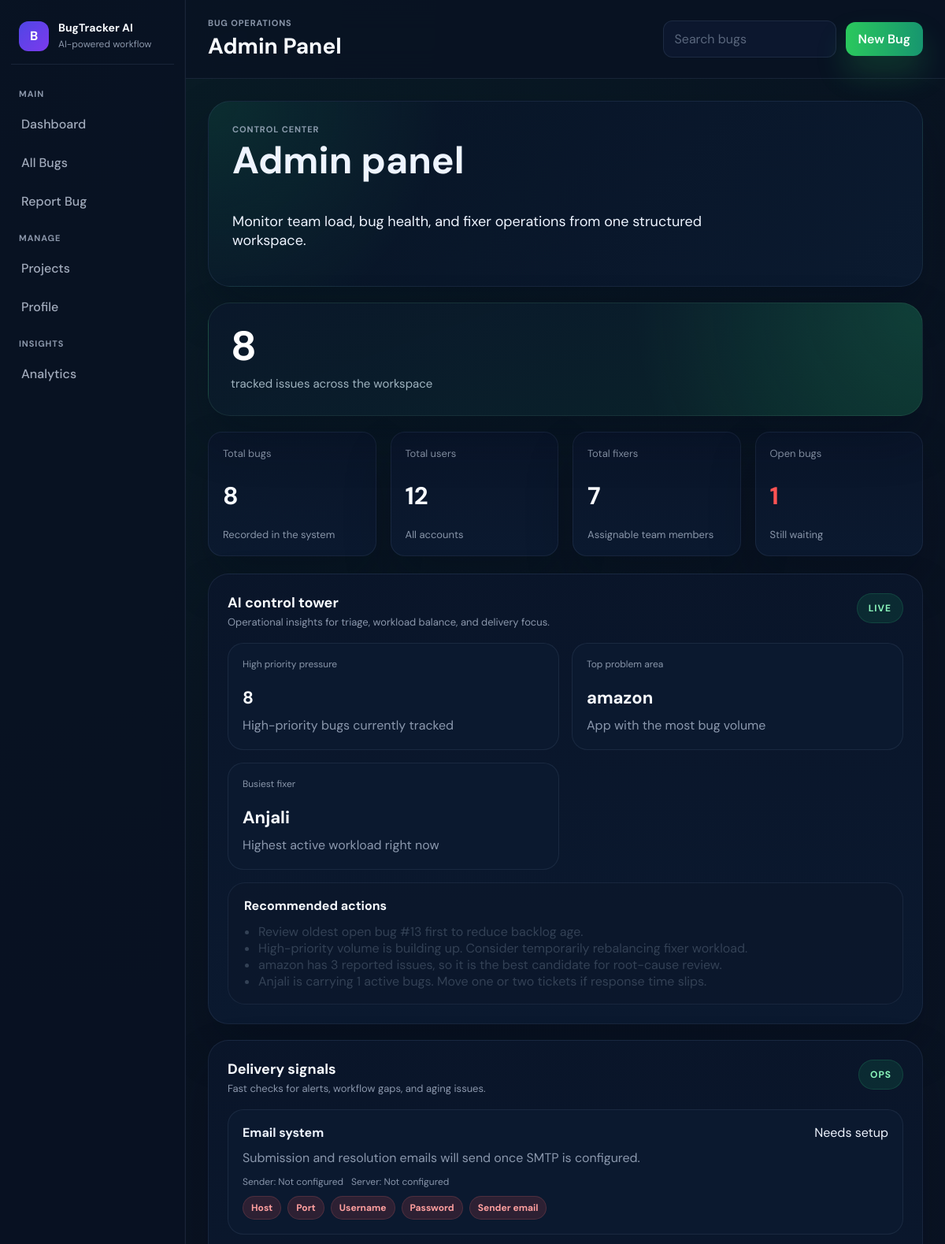
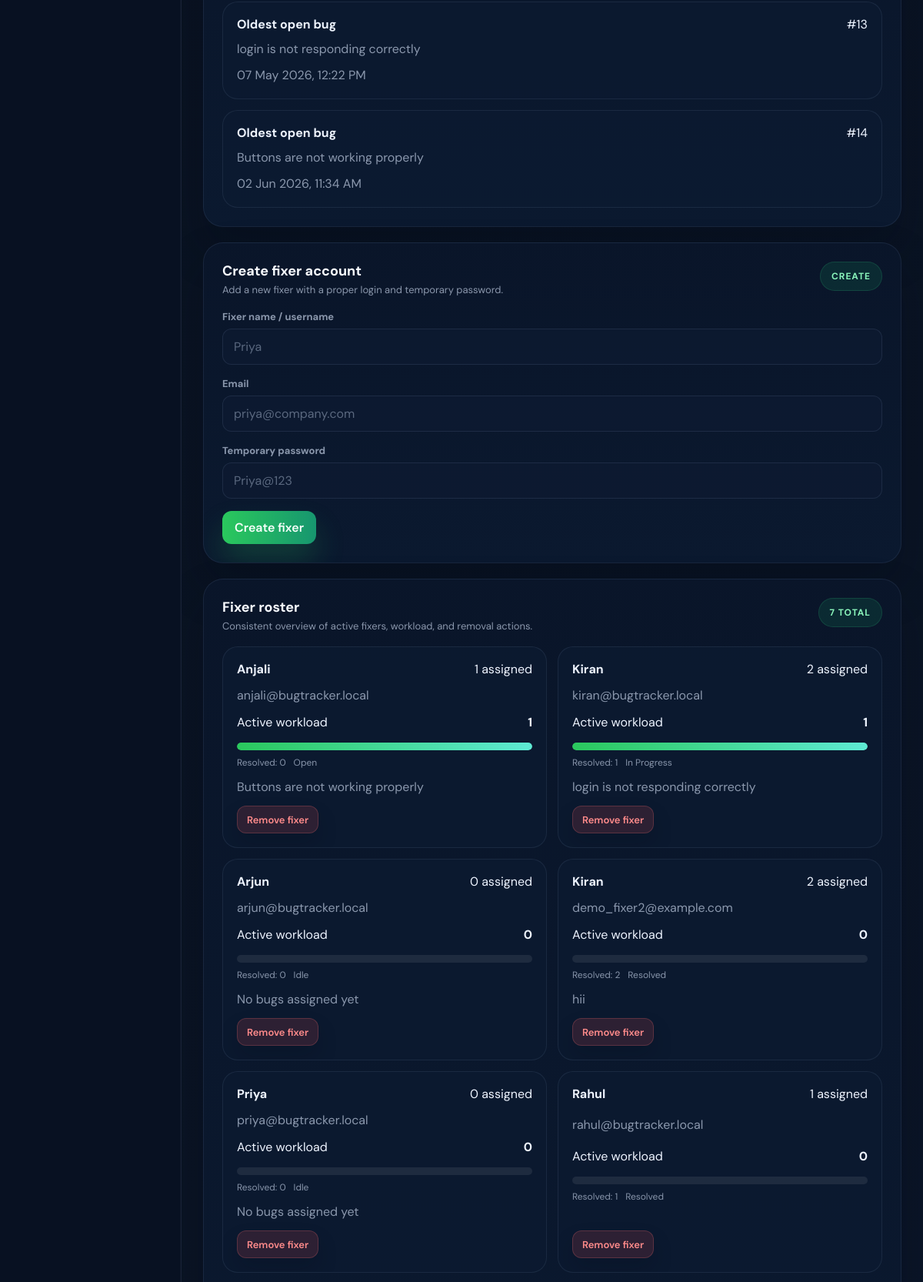
The app's page /admin (signed in, upper part) with its own data (2 pictures, top to bottom).
### tables this page shows
CREATE TABLE bugs (
        id INTEGER PRIMARY KEY AUTOINCREMENT,
        title TEXT,
        description TEXT,
        priority TEXT,
        status TEXT,
        assigned_to TEXT,
        created_at TEXT
    , reporter TEXT, app_name TEXT, steps TEXT, expected_result TEXT, actual_result TEXT, contact TEXT, resolution_note TEXT, fixed_at TEXT, screenshot_path TEXT, ai_summary TEXT, ai_priority TEXT, ai_suspected_cause TEXT, ai_fix_plan TEXT, ai_repro_steps TEXT, ai_resolution_summary TEXT);

CREATE TABLE users (
        id INTEGER PRIMARY KEY AUTOINCREMENT,
        username TEXT UNIQUE,
        password TEXT
    , email TEXT, role TEXT DEFAULT 'user');

### app.py (the view, shortened to what this page needs)
@app.route("/admin", methods=["GET", "POST"])
def admin_panel():
    if not is_logged_in():
        return redirect(url_for("login"))
    if not is_admin():
        flash("Only admin accounts can access the admin panel.", "error")
        return redirect(url_for("dashboard"))
    bugs = get_all_bugs()
    users = get_all_users()
    fixers = get_fixers()
    fixer_workload = Counter(bug["assigned_to"] for bug in bugs if bug["assigned_to"])
    smtp_status = build_smtp_status()
    return render_template(
        "admin.html",
        bugs=bugs,
        users=users,
        fixers=fixers,
        fixer_summaries=build_fixer_summaries(fixers, bugs),
        total_bugs=len(bugs),
        total_users=len(users),
        total_fixers=len(fixers),
        open_bugs=len([bug for bug in bugs if bug["status"] == "Open"]),
        in_progress_bugs=len([bug for bug in bugs if bug["status"] == "In Progress"]),
        resolved_bugs=len([bug for bug in bugs if bug["status"] in ("Resolved", "Closed")]),
        active_page="admin",
        ai_insights=build_admin_ai_insights(bugs),
        email_configured=smtp_is_configured(),
        smtp_status=smtp_status,
        fixer_workload=fixer_workload
    )

### app.py (called while the page is built)
def is_logged_in():
    return "user" in session

def is_admin():
    return session.get("role") == "admin"

def format_display_name(username):
    if not username:
        return "Unassigned"
    if username in DISPLAY_NAME_MAP:
        return DISPLAY_NAME_MAP[username]
    cleaned = str(username).replace("_", " ").strip()
    return cleaned

def format_role_label(role):
    labels = {
        "admin": "Admin",
        "fixer": "Fixer",
        "user": "Reporter",
    }
    return labels.get(role, str(role).title())

@app.context_processor
def inject_display_helpers():
    return {
        "display_name": format_display_name,
        "role_label": format_role_label,
    }

def smtp_is_configured():
    return all([
        app.config["SMTP_HOST"],
        app.config["SMTP_PORT"],
        app.config["SMTP_USERNAME"],
        app.config["SMTP_PASSWORD"],
        app.config["SMTP_SENDER_EMAIL"]
    ])

def build_smtp_status():
    required_fields = [
        ("Host", app.config["SMTP_HOST"]),
        ("Port", app.config["SMTP_PORT"]),
        ("Username", app.config["SMTP_USERNAME"]),
        ("Password", app.config["SMTP_PASSWORD"]),
        ("Sender email", app.config["SMTP_SENDER_EMAIL"]),
    ]
    missing = [label for label, value in required_fields if not value]
    return {
        "configured": len(missing) == 0,
        "sender": app.config["SMTP_SENDER_EMAIL"] or "Not configured",
        "host": app.config["SMTP_HOST"] or "Not configured",
        "port": app.config["SMTP_PORT"] or "Not configured",
        "missing": missing,
    }

def parse_bug_datetime(value):
    if not value:
        return None
    try:
        return datetime.strptime(value, "%d %b %Y, %I:%M %p")
    except ValueError:
        return None

### database.py (called while the page is built)
def get_connection():
    conn = sqlite3.connect(DB_NAME)
    conn.row_factory = sqlite3.Row
    return conn

def get_fixers():
    conn = get_connection()
    cursor = conn.cursor()
    cursor.execute("SELECT * FROM users WHERE role='fixer' ORDER BY username")
    users = cursor.fetchall()
    conn.close()
    return users

def get_all_users():
    conn = get_connection()
    cursor = conn.cursor()
    cursor.execute("SELECT * FROM users ORDER BY role, username")
    users = cursor.fetchall()
    conn.close()
    return users

### templates/admin.html (shortened to what this page needs)
{% extends "base.html" %}
{% block page_title %}Admin Panel{% endblock %}
{% block content %}
<section class="admin-hero">
    <div class="admin-hero-copy">
        <p class="eyebrow">Control Center</p>
        <h2>Admin panel</h2>
        <p>Monitor team load, bug health, and fixer operations from one structured workspace.</p>
    </div>
    <div class="admin-hero-chip">
        <strong>{{ total_bugs }}</strong>
        <span>tracked issues across the workspace</span>
    </div>
</section>
<section class="stats-grid admin-metric-grid">
    <article class="metric-card admin-metric-card">
        <span>Total bugs</span>
        <strong>{{ total_bugs }}</strong>
        <span>Recorded in the system</span>
    </article>
    <article class="metric-card admin-metric-card">
        <span>Total users</span>
        <strong>{{ total_users }}</strong>
        <span>All accounts</span>
    </article>
    <article class="metric-card admin-metric-card">
        <span>Total fixers</span>
        <strong>{{ total_fixers }}</strong>
        <span>Assignable team members</span>
    </article>
    <article class="metric-card admin-metric-card admin-metric-alert">
        <span>Open bugs</span>
        <strong>{{ open_bugs }}</strong>
        <span>Still waiting</span>
    </article>
</section>
<section class="admin-feature-grid">
    <article class="card admin-panel-card admin-ai-panel">
        <div class="card-title-row admin-panel-head">
            <div>
                <h3 class="card-title">AI control tower</h3>
                <p class="card-subtitle">Operational insights for triage, workload balance, and delivery focus.</p>
            </div>
            <div class="admin-panel-kicker">Live</div>
        </div>
        <div class="admin-insight-grid">
            {% for item in ai_insights.cards %}
            <div class="admin-insight-card">
                <span class="ai-label">{{ item.label }}</span>
                <strong>{{ item.value }}</strong>
                <div class="meta-copy">{{ item.detail }}</div>
            </div>
            {% endfor %}
        </div>
        <div class="admin-action-panel">
            <h4>Recommended actions</h4>
            <ul class="ai-list">
                {% for action in ai_insights.actions %}
                <li>{{ action }}</li>
                {% endfor %}
            </ul>
        </div>
    </article>
    <article class="card admin-panel-card admin-signal-panel">
        <div class="card-title-row admin-panel-head">
            <div>
                <h3 class="card-title">Delivery signals</h3>
                <p class="card-subtitle">Fast checks for alerts, workflow gaps, and aging issues.</p>
            </div>
            <div class="admin-panel-kicker">Ops</div>
        </div>
        <div class="admin-signal-stack">
            <div class="admin-signal-card">
                <div class="stack-row">
                    <strong>Email system</strong>
                    <span>{% if email_configured %}Configured{% else %}Needs setup{% endif %}</span>
                </div>
                <div class="meta-copy">Submission and resolution emails {% if email_configured %}are ready to send{% else %}will send once SMTP is configured{% endif %}.</div>
                <div class="admin-email-meta">
                    <div>Sender: {{ smtp_status.sender }}</div>
                    <div>Server: {{ smtp_status.host }}{% if smtp_status.port != "Not configured" %}:{{ smtp_status.port }}{% endif %}</div>
                </div>
                {% if smtp_status.missing %}
                <div class="admin-missing-list">
                    {% for item in smtp_status.missing %}
                    <span class="admin-missing-pill">{{ item }}</span>
                    {% endfor %}
                </div>
                {% endif %}
            </div>
            {% for bug in ai_insights.oldest_open %}
            <div class="admin-signal-card">
                <div class="stack-row">
                    <strong>Oldest open bug</strong>
                    <span>#{{ bug["id"] }}</span>
                </div>
                <div class="meta-copy">{{ bug["title"] or "Bug report" }}</div>
                <div class="meta-copy">{{ bug["created_at"] }}</div>
            </div>
            {% endfor %}
        </div>
    </article>
</section>
<section class="admin-ops-grid">
    <article class="card admin-panel-card">
        <div class="card-title-row admin-panel-head">
            <div>
                <h3 class="card-title">Create fixer account</h3>
                <p class="card-subtitle">Add a new fixer with a proper login and temporary password.</p>
            </div>
            <div class="admin-panel-kicker">Create</div>
        </div>
        <form method="POST" class="form-grid admin-form-grid">
            <div class="field">
                <label>Fixer name / username</label>
                <input class="input" type="text" name="username" placeholder="Priya" required>
            </div>
            <div class="field">
                <label>Email</label>
                <input class="input" type="email" name="email" placeholder="priya@company.com" required>
            </div>
            <div class="field">
                <label>Temporary password</label>
                <input class="input" type="text" name="password" placeholder="Priya@123" required>
            </div>
            <div class="form-actions">
                <button class="btn btn-primary" type="submit">Create fixer</button>
            </div>
        </form>
    </article>
    <article class="card admin-panel-card">
        <div class="card-title-row admin-panel-head">
            <div>
                <h3 class="card-title">Fixer roster</h3>
                <p class="card-subtitle">Consistent overview of active fixers, workload, and removal actions.</p>
            </div>
            <div class="admin-panel-kicker">{{ total_fixers }} total</div>
        </div>
        <div class="admin-fixer-grid">
            {% for fixer in fixer_summaries %}
            <div class="admin-fixer-card">
                <div class="stack-row">
                    <strong>{{ fixer.label }}</strong>
                    <span>{{ fixer.assigned_total }} assigned</span>
                </div>
                <div class="meta-copy">{{ fixer.email }}</div>
                <div class="admin-workload-bars">
                    <div class="admin-workload-head">
                        <span>Active workload</span>
                        <strong>{{ fixer.active_total }}</strong>
                    </div>
                    <div class="bar-track admin-workload-track">
                        <div class="bar-fill admin-workload-fill" style="width: {{ fixer.active_percent }}%;"></div>
                    </div>
                    <div class="admin-workload-meta">
                        <span>Resolved: {{ fixer.resolved_total }}</span>
                        <span>{{ fixer.latest_status }}</span>
                    </div>
                </div>
                <div class="meta-copy">{{ fixer.latest_title }}</div>
                <form method="POST" action="{{ url_for('delete_fixer', username=fixer.username) }}">
                    <button class="btn btn-danger btn-small" type="submit">Remove fixer</button>
                </form>
            </div>
            {% endfor %}
        </div>
    </article>
</section>
{% endblock %}

### records on screen
bugs: label "Top problem area", value "amazon", detail "App with the most bug volume", id "13", title "login is not responding correctly", created_at "07 May 2026, 12:22 PM", latest_status "In Progress", latest_title "login is not responding correctly"
bugs: label "Busiest fixer", value "Anjali", detail "Highest active workload right now", id "14", title "Buttons are not working properly", created_at "02 Jun 2026, 11:34 AM", latest_status "Open", latest_title "Buttons are not working properly"
users: label "Anjali", email "anjali@bugtracker.local"
users: label "Kiran", email "kiran@bugtracker.local"
users: label "Arjun", assigned_total "0", email "arjun@bugtracker.local", active_total "0", resolved_total "0", latest_status "Idle", latest_title "No bugs assigned yet"
users: email "demo_fixer2@example.com"
bugs: latest_status "Resolved", latest_title "hii"
users: label "Priya", assigned_total "0", email "priya@bugtracker.local", active_total "0", resolved_total "0", latest_status "Idle", latest_title "No bugs assigned yet"
users: label "Rahul", email "rahul@bugtracker.local"
bugs: latest_status "Resolved"

### other values on screen
{{ total_bugs }} "8"
{{ total_users }} "12"
{{ total_fixers }} "7"
{{ open_bugs }} "1"
{{ item.label }} "High priority pressure"
{{ item.value }} "8"
{{ item.detail }} "High-priority bugs currently tracked"
{{ action }} "Review oldest open bug #13 first to reduce backlog age." "High-priority volume is building up. Consider temporarily rebalancing fixer workload." "amazon has 3 reported issues, so it is the best candidate for root-cause review." "Anjali is carrying 1 active bugs. Move one or two tickets if response time slips."
{{ smtp_status.sender }} "Not configured"
{{ smtp_status.host }} "Not configured"
{{ item }} "Host" "Port" "Username" "Password" "Sender email"
{{ fixer.assigned_total }} "1" "2" "2" "1"
{{ fixer.active_total }} "1" "1" "0" "0"
{{ fixer.resolved_total }} "0" "1" "2" "1"
{{ fixer.label }} "Kiran"
